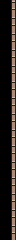

This game map was drawn from its Tiled (.tmx) file and the tilesets committed beside it. A one-line description and the full map source follow:
An orthogonal 1x15 tile map with 16x16 px tiles, 1 tile layer (Tile Layer 1).

<map version="1.9" tiledversion="1.9.1" orientation="orthogonal" renderorder="right-down" width="1" height="15" tilewidth="16" tileheight="16" infinite="0" nextlayerid="2" nextobjectid="1">
 <tileset firstgid="1" source="../0x72_DungeonTilesetII_v1.4.tsx" />
 <layer id="1" name="Tile Layer 1" width="1" height="15">
  <data encoding="csv">
257,
257,
257,
257,
257,
257,
257,
257,
257,
257,
257,
257,
257,
257,
257
</data>
 </layer>
</map>
